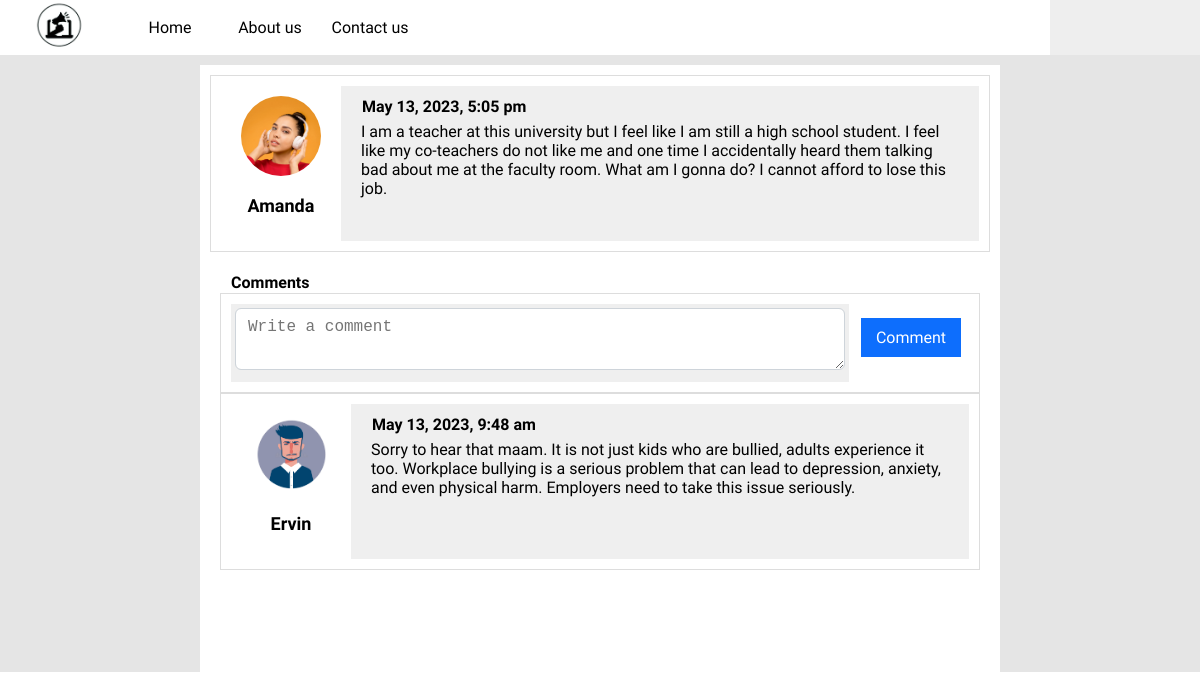
/post.php?id=26, run on the app's committed database.
### tables this page shows
CREATE TABLE `posts` (
  `id` int(11) NOT NULL,
  `user_id` int(11) NOT NULL DEFAULT 0,
  `post` text NOT NULL,
  `date` datetime NOT NULL
);

CREATE TABLE `users` (
  `id` int(11) NOT NULL,
  `username` varchar(30) NOT NULL,
  `email` varchar(100) NOT NULL,
  `password` varchar(255) NOT NULL,
  `date` date DEFAULT NULL,
  `image` varchar(1024) DEFAULT NULL,
  `role` int(1) NOT NULL
);

CREATE TABLE `comments` (
  `id` int(11) NOT NULL,
  `user_id` int(11) DEFAULT NULL,
  `comment_id` int(11) DEFAULT NULL,
  `comment` varchar(255) DEFAULT NULL,
  `date` datetime DEFAULT NULL
);

### functions.php (called while the page is built, shortened)
<?php
function query($query)
{
	global $con;
	$result = mysqli_query($con, $query);
	if(!is_bool($result) && mysqli_num_rows($result) > 0)
	{
		$data = [];
		while ($row = mysqli_fetch_assoc($result)) {
			$data[] = $row;
		}
		return $data;
	}
	return false;
}

### post.php (the view, shortened to what this page needs)
<?php
	require('config.inc.php');
	require('functions.php');
	$POST_ID = $_GET['id'];
?>
<!DOCTYPE html>
<html>
<head>
	<link rel="stylesheet" type="text/css" href="assets/css/bootstrap-icons.css">
	<link rel="stylesheet" type="text/css" href="assets/css/styles.css">
	<link rel="stylesheet" type="text/css" href="assets/css/comment.css">
</head>
<body>
	<section class="class_1" >
		<?php include('header.inc.php') ?>
		<div class="class_11" >
			<?php
				$query = "select users.username, users.image, posts.id, posts.post, posts.date from posts inner join users on posts.user_id = users.id where posts.id = $POST_ID";
				$row = query($query);
				foreach($row as $data){
			?>
				<div style="font-family:'Yantramanav';" class="class_42">
						<div class="class_45">
							<img src="<?php echo $data['image'] ?>" class="class_47">
							<h2 class="class_48">
								<?php echo $data['username'] ?>
								<br>
							</h2>
						</div>
						<div class="class_49">
							<h4 class="class_41">
								<?php echo date("F j, Y, g:i a",strtotime($data['date'])); ?>
								<br>
							</h4>
							<div class="class_15">
								<?php echo $data["post"] ?>
							</div>
						</div>
					</div>
			<?php
				}
			?>
			<div class="class_11" style="font-family:'Yantramanav';">
				<h1 class="class_41" style="font-size: 16px;"  >
					Comments
				</h1>
				<form method="post">
					<div class="class_42" >
						<div class="class_43" >
							<textarea placeholder="Write a comment" name="comments" class="class_44" required></textarea>
						</div>
						<div class="class_45" >
							<input class="class_46" type="submit" value="Comment">
						</div>
					</div>
				</form>
				<?php
					$query = "select users.username, users.image, comments.id ,comments.comment, comments.date from comments inner join users on comments.user_id = users.id where comments.comment_id = $POST_ID Order by date desc";
					$row = query($query);
					if($row){
						foreach($row as $data){
				?>
						<div class="class_42" style="font-family:'Yantramanav';">
							<div class="class_45" >
								<img src="<?php echo $data['image']?>" class="class_47" >
								<h2 class="class_48"  >
									<?php echo $data['username'] ?>
									<br>
								</h2>
							</div>
							<div class="class_49" >
								<h4 class="class_41"  >
									<?php echo date("F j, Y, g:i a",strtotime($data['date'])); ?>
									<br>
								</h4>
								<div class="class_15"  >
								<?php echo $data['comment'] ?>
								</div>
							</div>
						</div>
				<?php
					}
				}
				?>
			</div>
		</div>
	</section>
</body>
</html>

### assets/css/styles.css (style rules this page uses)
body { font-family: opensans; font-size: 16px; margin:0px; padding:0px; word-break: break-word; word-wrap: break-word; }
.class_1 { width: 100vw; height: 100%; background-color: rgb(229, 229, 229); padding: 0px; }
.class_11 { padding: 10px; background-color: rgb(255, 255, 255); color: rgb(0, 0, 0); max-width: 800px; margin: 10px auto auto; min-height: 400px; }
.class_15 { padding: 5px 10px; }
.class_41 { padding-left: 10px; padding-right: 10px; margin: 1px; }
.class_42 { padding: 10px; color: rgb(0, 0, 0); border: 1px solid rgb(221, 221, 221); min-height: 100px; display: flex; }
.class_43 { width: 100px; background-color: rgb(239, 239, 239); color: rgb(0, 0, 0); flex: 1 1 1%; padding: 4px; }
.class_44 { display: block; width: 100%; padding: 0.375rem 0.75rem; font-size: 1rem; font-weight: 400; line-height: 1.5; color: rgb(32, 36, 40); background-color: rgb(255, 255, 255); background-clip: padding-box; border: 1px solid rgb(206, 212, 218); appearance: none; border-radius: 0.375rem; transition: border-color 0.15s ease-in-out 0s, box-shadow 0.15s ease-in-out 0s; }
.class_45 { width: 120px; padding: 10px; color: rgb(0, 0, 0); text-align: center; }
.class_46 { font-size: 16px; padding: 10px; border: medium none; color: rgb(255, 255, 255); background-color: rgb(13, 110, 253); font-family: 'Yantramanav'; margin: 0.25rem 0.125rem; cursor: pointer; width: 100px; }
.class_47 { width: 80px; height: 80px; object-fit: cover; border-radius: 50%; }
.class_48 { padding-left: 10px; padding-right: 10px; font-size: 18px; }
.class_49 { width: 100px; padding: 10px; background-color: rgb(239, 239, 239); color: rgb(0, 0, 0); flex: 1 1 1%; }

### data on the page
posts: user.image (picture), user.username "Amanda", date "May 13, 2023, 5:05 pm", post "I am a teacher at this university but I feel like I am still a high school student. I feel like my co-teachers do not like me and one time I accidentally heard them talking bad about me at the faculty room. What am I gonna do? I cannot afford to lose this job."
comments: user.image (placeholder picture), user.username "Ervin", date "May 13, 2023, 9:48 am", comment "Sorry to hear that maam. It is not just kids who are bullied, adults experience it too. Workplace bullying is a serious problem that can lead to depression, anxiety, and even physical harm. Employers need to take this issue seriously."
